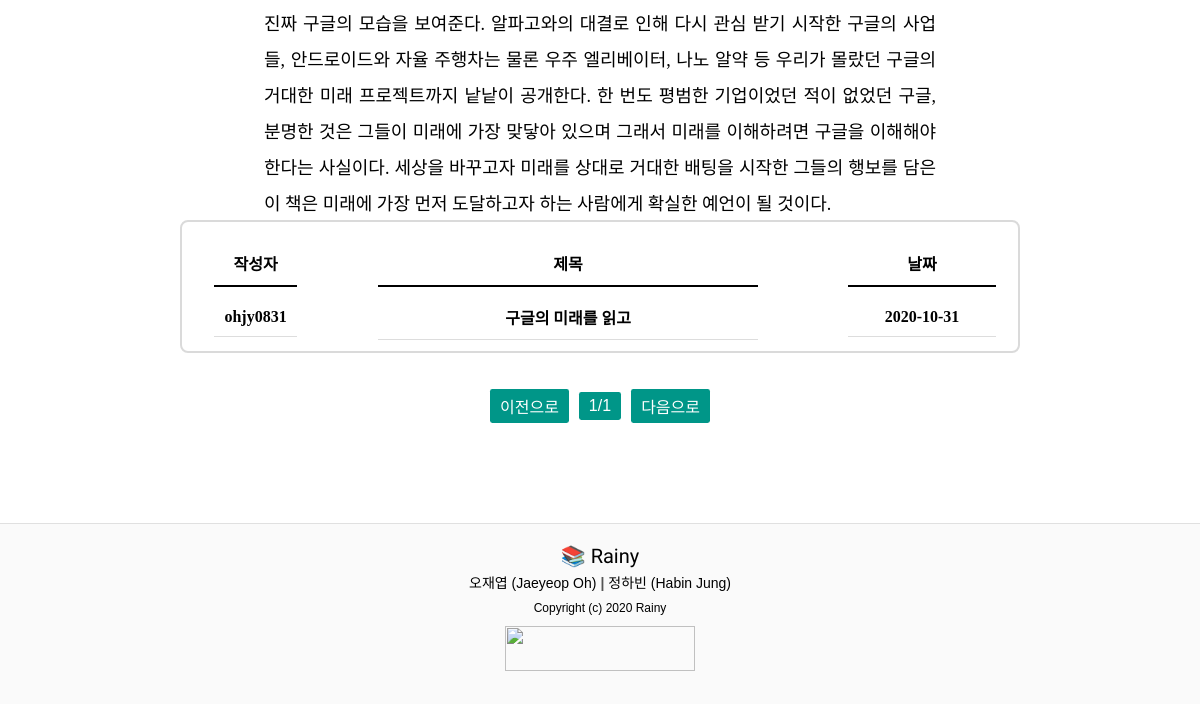
The page /detail/34 (lower part) on the database as committed earlier.
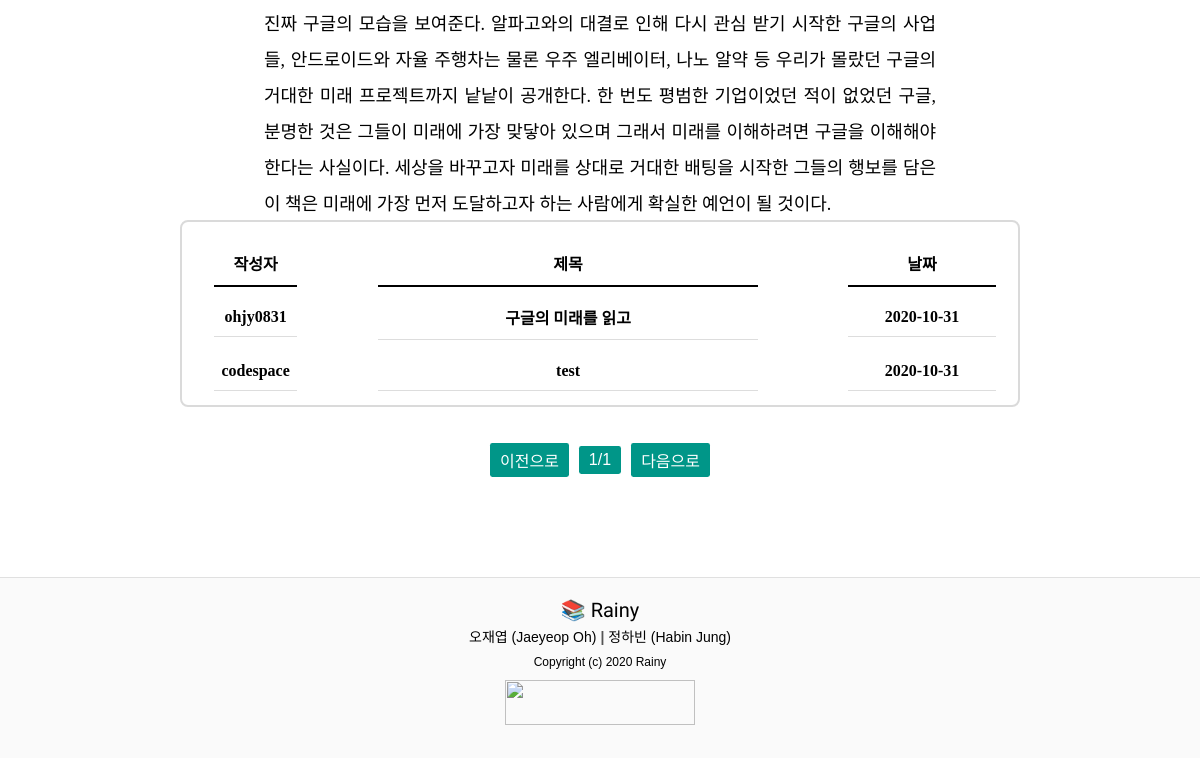
The same page on the database as committed later.
### mainpage/models.py (models this page shows, shortened)
class Report(models.Model):
    book = models.ForeignKey(Book, on_delete=models.CASCADE)
    user = models.ForeignKey(User, on_delete=models.CASCADE)
    title = models.CharField(default='', max_length=200)
    text = models.TextField()
    pub_date = models.DateTimeField('date published')
    approved_open = models.BooleanField(default=False)

### mainpage/views.py (the view, shortened to what this page needs)
# urls.py: path('detail/<int:book_id>', views.detail, name='detail'),
def detail(request, book_id):
    book_info = get_object_or_404(Book, pk=book_id)
    opened_report = Report.objects.filter(book=book_info, approved_open=True)
    page = int(request.GET.get('p', 1))
    paginator = Paginator(opened_report, 10)
    reports = paginator.get_page(page)
    return render(request, 'detail.html', {'book':book_info, 'reports':reports})

### mainpage/templates/detail.html (shortened to what this page needs)
{% load staticfiles %}
<!DOCTYPE html>
<html lang="en">
<head>
    <link rel="stylesheet" href="{% static 'css/style.css' %}">
    <link rel="stylesheet" href="{% static 'css/rating.css' %}">
    <link rel="stylesheet" href="{% static 'css/creat.css' %}">
    <link rel="stylesheet" href="{% static 'css/nav.css' %}">
    <link rel="stylesheet" href="{% static 'css/bt.css' %}">
    <link rel="stylesheet" href="{% static 'css/footer.css' %}">
</head>
<body>
    <div class="content">
            <p class="subtitle-body">{{book.body}}</p>
    </div>
        <div class="row mt-2">
        <div class="col-12">
            <nav>
                <table class="table table-bordered">
                    <thead>
                        <tr>
                            <th class="report-header">작성자</th>
                            <th class="report-header">제목</th>
                            <th class="report-header">날짜</th>
                        </tr>
                    </thead>
                    <tbody>
                        {% for report in reports %}
                            <tr>
                                <td class="report-body" id="report-id">{{report.user.username}}</td>
                                <td class="report-body" id="report-title"><a href="{% url 'detail_opened_report' report.id %}">{{report.title}}</a></td>
                                <td class="report-body" id="report-time">{{report.pub_date | date:'Y-n-j'}}</td>
                            </tr>
                        {% endfor %}
                    </tbody>
                </table>
                <ul class="pagination justify-content-center">
                    {% if reports.has_previous %}
                    <li class="page-item">
                        <a class="page-link" href="?p={{reports.previous_page_number }}">이전으로</a>
                    </li>
                    {% else %}
                    <li class="page-item disabled">
                        <a class="page-link" href="#">이전으로</a>
                    </li>
                    {% endif %}
                    <li class="page-item-none">
                        <a class="page-link">{{reports.number}}/{{reports.paginator.num_pages}}</a>
                    </li>
                    {% if reports.has_next %}
                    <li class="page-item">
                        <a class="page-link" href="?p={{reports.next_page_number }}">다음으로</a>
                    </li>
                    {% else %}
                    <li class="page-item disabled">
                        <a class="page-link" href="#">다음으로</a>
                    </li>
                    {% endif %}
                </ul>
            </nav>
        </div>
    </div>
    <footer>
        <ul>
            <li><a class="team-name" href="https://github.com/osamhack2020/WEB_HeavyReading_Rainy" target="_blank">&#128218 Rainy</a></li>
            <li>
                <a class="team-member" href="https://github.com/Ohjaeyeop" target="_blank">오재엽 (Jaeyeop Oh)</a>
                <span>|</span>
                <a class="team-member" href="https://github.com/HabiJung" target="_blank">정하빈 (Habin Jung)</a>
            </li>
            <li class="copyright">Copyright (c) 2020 Rainy</li>
        </ul>
        <a href="https://osam.kr" target="_blank"><img id="osam-img" src="{% static 'img/osam.png' %}"></a>
    </footer>
</body>
</html>

Rows that differ between the two databases and show on the page:
added Report: user.username "codespace", title "test", pub_date "2020-10-31"
